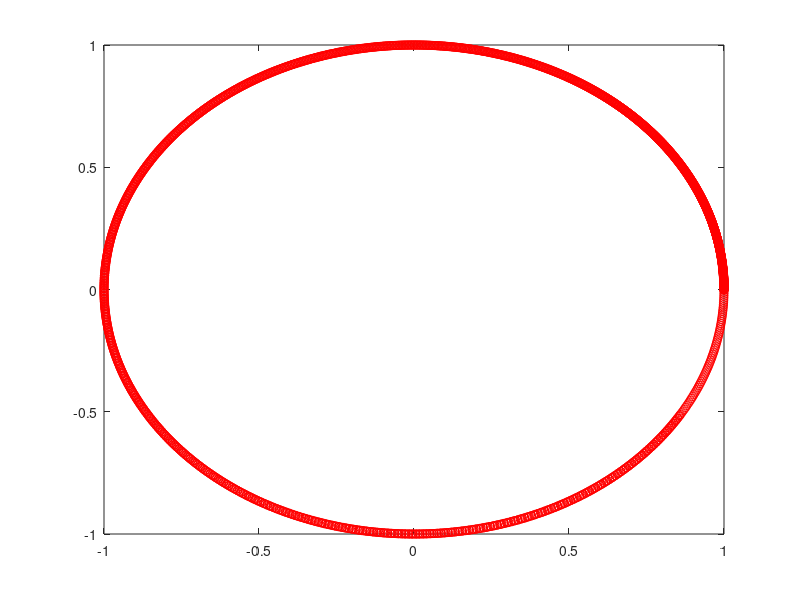
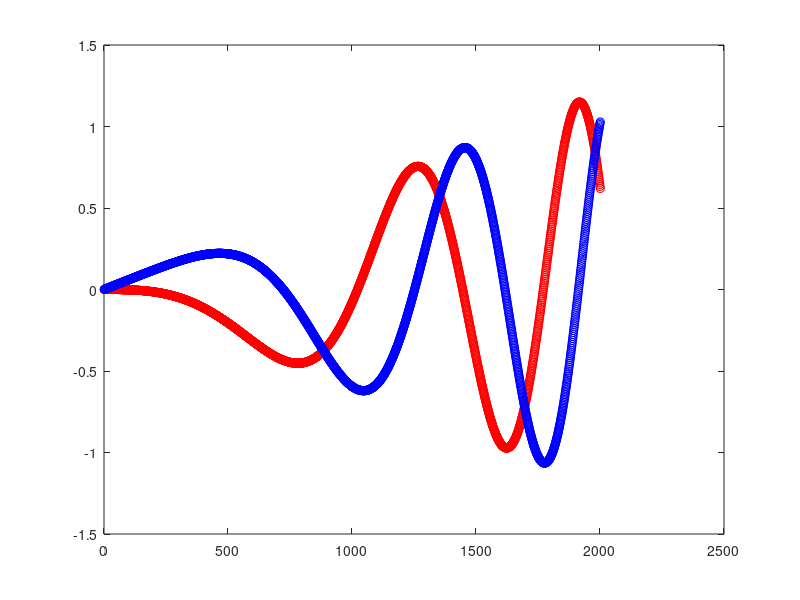
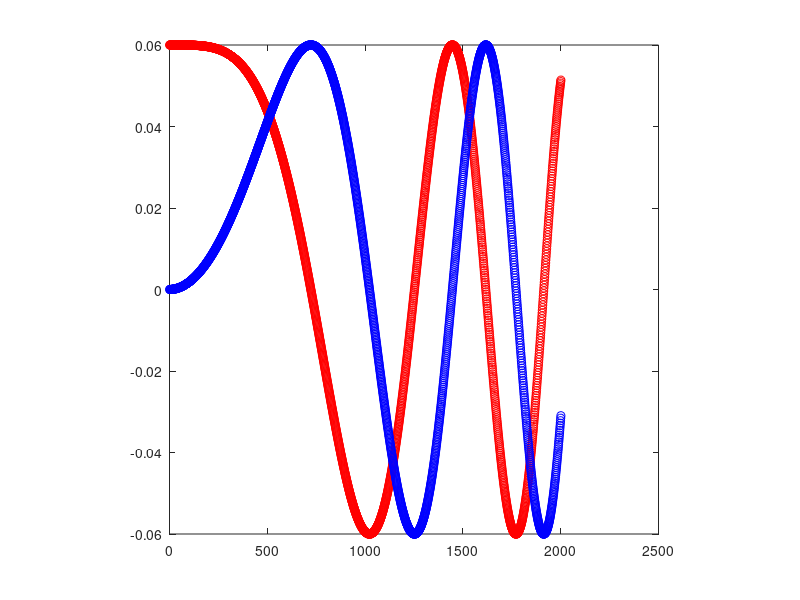

Write the MATLAB code that produced these figures, in order.
% trying out dynamics for a single link system

l1 = 1;
m = 0.5;
p_0 = [0,0];
j1 = 0; %joint angle
w1 = 0; % joint velocity
alpha1 = 0; % angular acceleration
torque1 = 0.01; % applied torque
I_rod = 1/12*m*l1^2; % inertia of rod rotating about base
I1 = I_rod + l1/2*m^2; %inertia of a rod rotating about its base
t_end = 20; % time
dt = 0.01; % timestep
p1_0 = [l1,0,0]; % pose at end of link
p1 = [];
v1 = []; % velocity at the end point;
v1_dif = []; % velocity at the end point from finite difference
a1 = []; % acceleration at the end point;
F1 = []; % force at the end point

% Fend_f = @(theta,x) 0.1 * [cos(theta)*(x) sin(theta)*x]; % constant force on the end
Fend_f = @(theta,x) -0.01*[sin(theta), cos(theta)] ; % constant force on the end perpendicular to rod - counteract torque 0.01

% % % DYNAMICS % % %
% goal: generate a force at the end effector
F_des = 1;
for t = 0:dt:t_end
    % forward
    alpha1 = inv(I1) * torque1;
    w1 = w1 + alpha1 * dt;
    j1 = j1 + w1 * dt + 1/2 * alpha1 * dt^2;
    R = [cos(j1), -sin(j1), 0; sin(j1), cos(j1), 0; 0, 0, 1];
    p1 = [p1; (R * p1_0')'];
    v1 = [v1; cross([0,0,w1], [p1(end,1), p1(end,2), 0])];
    a1 = [a1; alpha1*cos(j1)*l1, alpha1*sin(j1)*l1];
    % backward
    F1 = [F1; m*a1(end,:) + F_des];
    T1 = [0, 0, F_des];
    
    Fend = Fend_f(j1, t); % some force applied at the end point
    torque1_effective = inv(m) * norm(Fend); % torque induced by force
    alpha1_effective = alpha1 + inv(I1) * torque1_effective; % effective alpha at the link
    
end
% hold on;
figure(1); plot(p1(:,1), p1(:,2), 'ro')
ppt = 25;
% quiver(p1(1:ppt:end,1), p1(1:ppt:end,2), v1(1:ppt:end,1), v1(1:ppt:end,2))
% hold off;
figure(2); plot(1:length(v1), v1(:,1), 'ro', 1:length(v1), v1(:,2), 'bo')
figure(3); plot(1:length(a1), a1(:,1), 'ro', 1:length(a1), a1(:,2), 'bo');
axis square




% reverse
